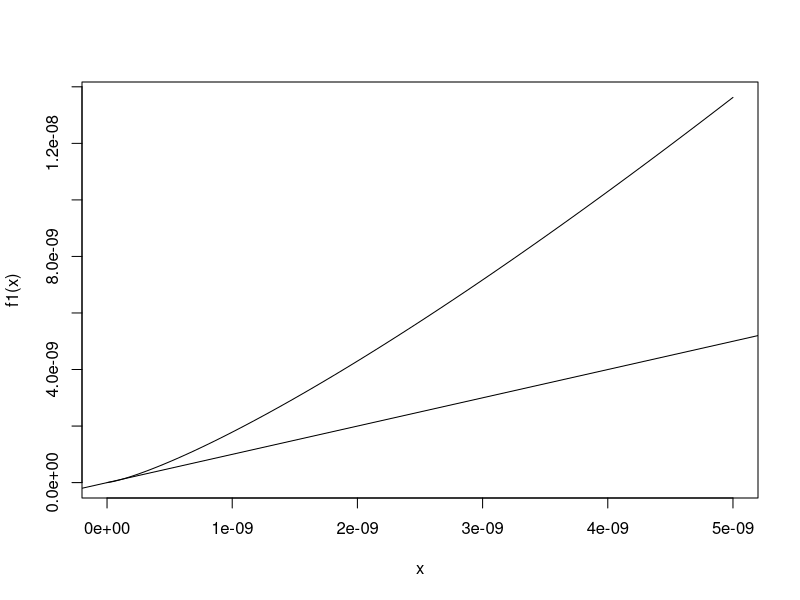
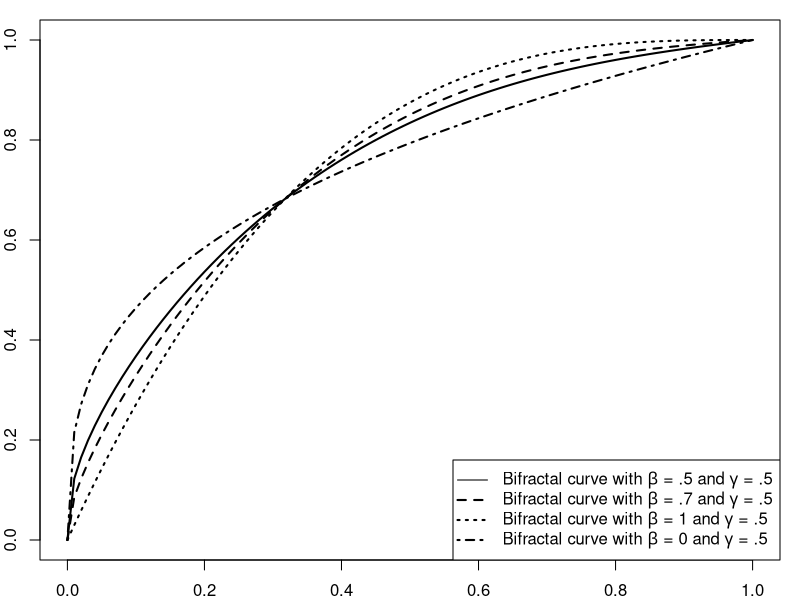
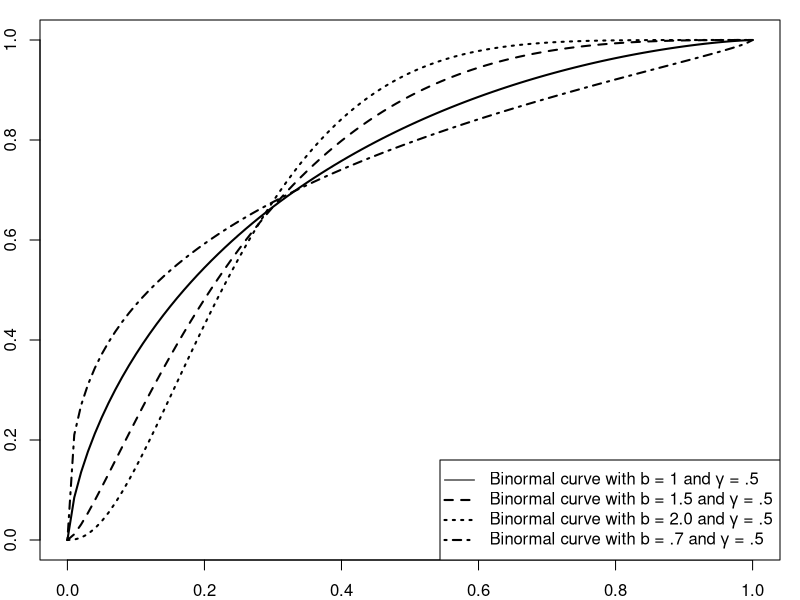
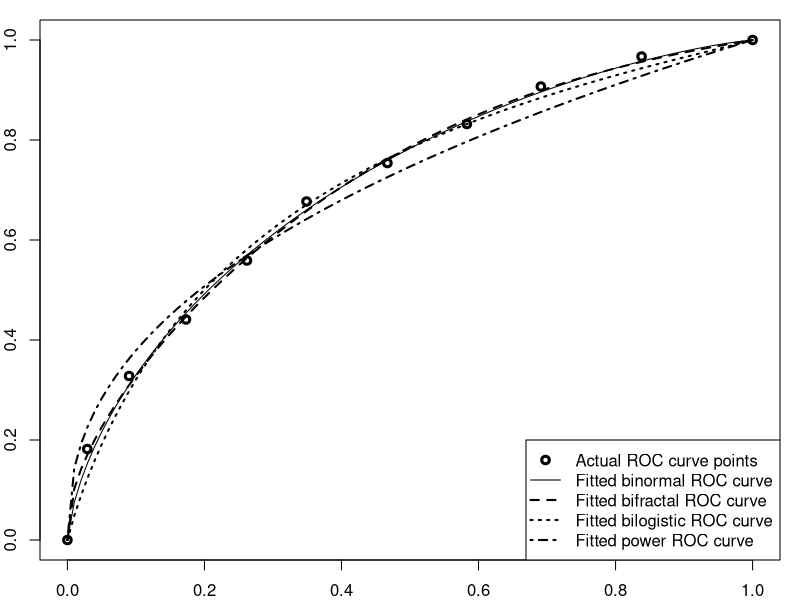
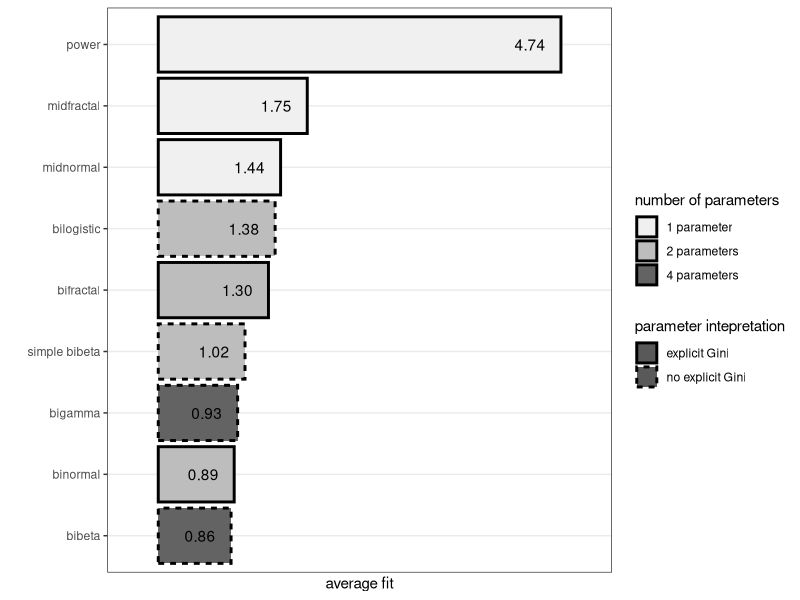
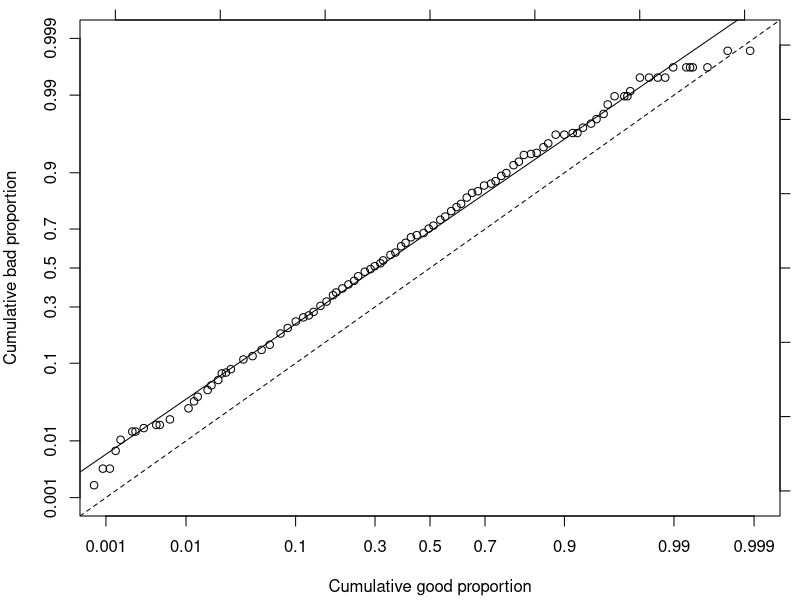
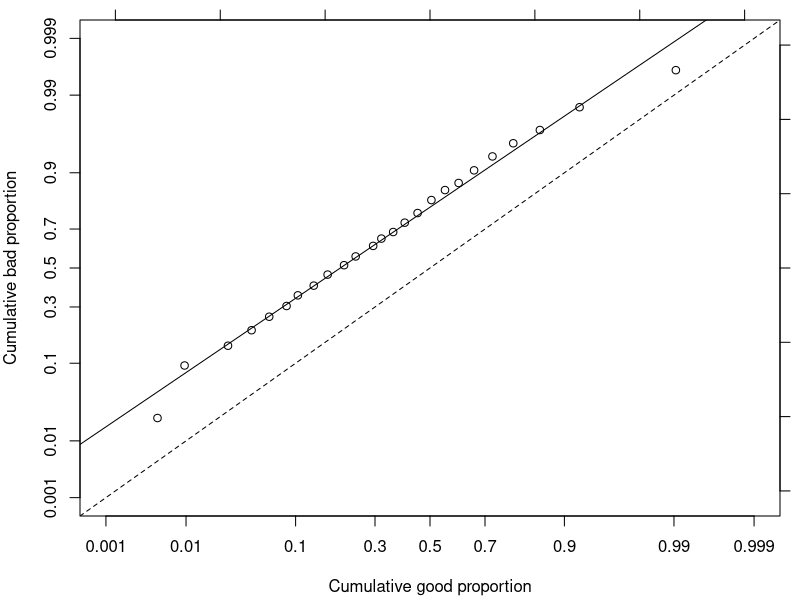
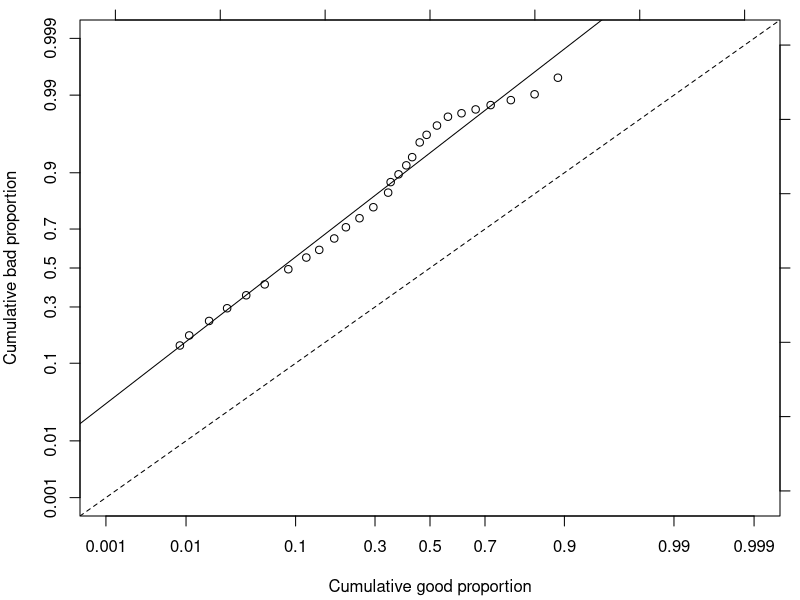

Generate these figures, in order, with R:
library(ggplot2)
library(ggthemes)
library(gtools)
library("RColorBrewer")
save_figures_flag=TRUE


### ROC curve models

#Bibeta function
FuncBibeta<-function(x, aG, bG, aB, bB){pbeta(qbeta(x,aG,bG),aB,bB)}

#Simplified bibeta function
FuncSBibeta<-function(x, aG, bB){1-(1-x^(1/aG))^bB}

#Bigamma function
FuncBigamma<-function(x, a1, b1, a2, b2){pgamma(qgamma(x,a1,b1),a2,b2)}

#Reformulated binormal function
FuncBinormal<-function(x,b,gamm){pnorm(qnorm((gamm+1)/2)*sqrt(1+b^2)+b*qnorm(x))}

#Bilogistic function
FuncBilogistic<-function(x, a0, a1){1/(1+exp(a1*log(1/x-1)-a0))}

#Power function
FuncPower<-function(x,g){x^((1-g)/(1+g))}

#Bifractal function
FuncBifractal <- function(x,beta,gamm){ (1-beta)*x^((1-gamm)/(1+gamm))+beta*(1-(1-x)^((1+gamm)/(1-gamm)))}

#Midfractal function
FuncMidfractal<-function(x,g){FuncBifractal(x,0.5,g)}

#Midnormal function
FuncMidnormal<-function(x,g){pnorm(qnorm((g+1)/2)*sqrt(2)+qnorm(x))}

#### Data

#Berg 
#https://academic.oup.com/rfs/article/33/7/2845/5568311

BergC_x<-c(0,0.014,0.028,0.044,0.067,0.084,0.11,0.13,0.148,0.174,0.208,0.236,0.262,0.282,0.303,0.321,0.349,0.372,0.392,0.416,0.443,0.469,0.512,0.556,0.591,0.644,0.694,0.745,0.808,0.861,0.895,0.942,0.97,1)
BergC_y<-c(0,0.066,0.111,0.163,0.216,0.249,0.311,0.348,0.384,0.426,0.465,0.5,0.522,0.545,0.571,0.588,0.625,0.649,0.666,0.685,0.706,0.721,0.749,0.78,0.81,0.841,0.867,0.891,0.92,0.941,0.955,0.978,0.988,1)

BergF_x<-c(0,0.016,0.029,0.053,0.084,0.103,0.166,0.251,0.288,0.326,0.367,0.447,0.502,0.588,0.651,0.735,0.844,0.9,0.936,1)
BergF_y<-c(0,0.14,0.204,0.292,0.367,0.403,0.503,0.606,0.631,0.67,0.708,0.76,0.803,0.844,0.882,0.92,0.964,0.976,0.99,1)

#Conolly, 2015, curve I
Conolly_I_x<-c(0, 0.0522522522522522, 0.106306306306306, 0.198198198198198, 0.254054054054054, 0.349549549549549, 0.463063063063063, 0.56036036036036, 0.679279279279279, 0.821621621621621, 1)
Conolly_I_y<-c(0, 0.158433734939758, 0.290361445783132, 0.456626506024096, 0.545180722891565, 0.644578313253011, 0.731325301204818, 0.828915662650601, 0.906626506024095, 0.966265060240963, 1)

#Conolly, 2015, curve II
Conolly_II_x<-c(0, 0.0612612612612612, 0.127927927927927, 0.209009009009009, 0.30990990990991, 0.401801801801802, 0.513513513513513, 0.607207207207207, 0.726126126126126, 0.855855855855856, 1)
Conolly_II_y<-c(0, 0.127710843373493, 0.277710843373493, 0.39156626506024, 0.490963855421686, 0.59578313253012, 0.689759036144577, 0.767469879518071, 0.859638554216866, 0.93012048192771, 1)

#Jennings, 2017
Jennings_x<-c(0, 0.0518404907975459, 0.101533742331288, 0.152147239263803, 0.199999999999999, 0.251533742331288, 0.303987730061349, 0.351840490797546, 0.399693251533742, 0.453987730061349, 0.502760736196319, 0.554294478527607, 0.599386503067484, 0.650920245398773, 0.709815950920245, 0.75122699386503, 0.805521472392638, 0.851533742331288, 0.902147239263803, 0.949079754601227, 1)
Jennings_y<-c(0, 0.257337883959044, 0.390443686006826, 0.490784982935153, 0.570648464163822, 0.642320819112628, 0.699658703071672, 0.746757679180887, 0.787713310580204, 0.82457337883959, 0.855290102389078, 0.879863481228669, 0.900341296928328, 0.920819112627986, 0.941296928327645, 0.951535836177474, 0.967918088737201, 0.978156996587031, 0.98839590443686, 0.994539249146758, 1)

#Hahm & Lee
HahmA_x<-c(0, 0, 0, 0.001, 0.003, 0.007, 0.014, 0.031, 0.074, 0.135, 0.257, 0.648, 0.918, 0.997, 1)
HahmA_y<-c(0, 0.003, 0.016, 0.049, 0.097, 0.178, 0.291, 0.414, 0.576, 0.689, 0.790, 0.945, 0.993, 1, 1)

HahmB_x<-c(0, 0, 0, 0, 0, 0.002, 0.0067, 0.015, 0.035, 0.073, 0.138, 0.268, 0.528, 0.735, 0.953, 0.997, 1)
HahmB_y<-c(0, 0, 0.001, 0.009, 0.036, 0.092, 0.184, 0.305, 0.438, 0.584, 0.720, 0.845, 0.947, 0.983, 0.998, 1, 1)

#Iyer https://www.nber.org/system/files/working_papers/w15242/w15242.pdf
Iyer_x<-c(0,0.013,0.045,0.079,0.115,0.188,0.255,0.309,0.353,0.404,0.44,0.479,0.518,0.565,0.622,0.672,0.728,0.779,0.828,0.878,0.934,1)
Iyer_y<-c(0,0.079,0.191,0.303,0.398,0.528,0.618,0.685,0.721,0.769,0.807,0.829,0.856,0.89,0.917,0.933,0.955,0.971,0.982,0.991,0.996,1)


# Řezáč & Řezáč, 2011
Rezac_x<-c(0, 0.0787195044874226, 0.168284666919479, 0.265630135254709, 0.365845025913285, 0.466198963468588, 0.569681456200227, 0.674668183541904, 0.781885981544685, 0.890766021994691, 1) 
Rezac_y<-c(0, 0.280469503698146, 0.468967735019831, 0.588969878872334, 0.689677350198306, 0.786686675956694, 0.857165826991103, 0.914889055632972, 0.953639189623754, 0.978347089720227, 1) 

RezacB_x<-c(0, 0.00468032, 0.00963357, 0.0270328, 0.0444337, 0.0626033, 0.0856843, 0.103838, 0.133772, 0.164513, 0.206242, 0.239203, 0.29389, 0.321474, 0.362724, 0.404795, 0.452942, 0.505316, 0.556843, 0.607544, 0.662868, 0.724255, 0.786363, 0.852627, 0.923084, 0.99047, 1) 
RezacB_y<-c(0, 0.0217549, 0.0947614, 0.147811, 0.201159, 0.255997, 0.30458, 0.356439, 0.406218, 0.464639, 0.515022, 0.561823, 0.616981, 0.653946, 0.685854, 0.729085, 0.770234, 0.819729, 0.852835, 0.873723, 0.905639, 0.933388, 0.953389, 0.968327, 0.984757, 0.996121, 1) 

#Wojcicki & Migut
Wojcicki_x<-c(0, 0.00180075, 0.0103416, 0.0236013, 0.0394678, 0.0582724, 0.0862182, 0.125754, 0.159735, 0.200729, 0.256747, 0.303452, 0.35555, 0.413357, 0.464957, 0.514596, 0.565211, 0.618765, 0.674278, 0.729626, 0.788731, 0.847508, 0.914449, 1) 
Wojcicki_y<-c(0, 0.0148117, 0.171101, 0.279015, 0.370014, 0.45917, 0.543327, 0.620904, 0.68974, 0.732154, 0.7873, 0.82259, 0.871643, 0.905376, 0.931954, 0.950065, 0.959189, 0.968056, 0.976135, 0.979454, 0.988072, 0.992458, 0.999774, 1) 

#Tobback & Martens, 2017
Tobback_x<-c(0, 0.00853731343283581, 0.0108412483039348, 0.0175902306648574, 0.0265210312075983, 0.0398398914518317, 0.0574979647218452, 0.0883364993215739, 0.119109905020352, 0.145438263229308, 0.180559023066485, 0.211299864314789, 0.250719131614654, 0.294518317503392, 0.34488738127544, 0.353728629579376, 0.38216553595658, 0.410602442333785, 0.432477611940298, 0.460922659430122, 0.487137042062415, 0.526442333785617, 0.567921302578019, 0.618111261872456, 0.668301221166892, 0.718491180461329, 0.779590230664857, 0.840689280868385, 0.888705563093622, 1)
Tobback_y<-c(0, 0.148507462686567, 0.182089552238805, 0.238059701492537, 0.294029850746268, 0.356716417910447, 0.412686567164179, 0.493283582089552, 0.555970149253731, 0.596268656716418, 0.654477611940298, 0.70820895522388, 0.748507462686567, 0.793283582089552, 0.844776119402985, 0.876119402985074, 0.896268656716418, 0.916417910447761, 0.932089552238806, 0.954477611940298, 0.963432835820895, 0.972388059701492, 0.97910447761194, 0.98134328358209, 0.983582089552239, 0.985820895522388, 0.988059701492537, 0.990298507462687, 0.994776119402985, 1)

#ModelA1
A1_x<-c(0, 0.000679655641141822, 0.000906207521522429, 0.00113275940190304, 0.00135931128228364, 0.00158586316266425, 0.00226551880380607, 0.00249207068418668, 0.0031717263253285, 0.00453103760761214, 0.00498414136837336, 0.00657000453103761, 0.0106479383778885, 0.0122338015405528, 0.0133665609424558, 0.0169913910285455, 0.0185772541912098, 0.0217489805165383, 0.0235613955595831, 0.0258269143633892, 0.0287720888083371, 0.0376076121431808, 0.0453103760761214, 0.0541458994109651, 0.0632079746261894, 0.0770276393294064, 0.0874490258269144, 0.100362483008609, 0.113502492070684, 0.123923878568192, 0.133439057544178, 0.148164929768917, 0.161984594472134, 0.177616674218396, 0.185319438151337, 0.201857725419121, 0.218396012686905, 0.234707748074309, 0.246714997734481, 0.267104666968736, 0.285228817399184, 0.299048482102401, 0.318078840054372, 0.327820570910739, 0.353194381513367, 0.370865428183054, 0.391481649297689, 0.407793384685093, 0.427956502038967, 0.449705482555505, 0.475758948799275, 0.495015858631627, 0.513140009062075, 0.539193475305845, 0.557544177616674, 0.580199365654735, 0.599909379247848, 0.616447666515632, 0.637063887630267, 0.655867693701858, 0.676030811055732, 0.697100135931128, 0.719755323969189, 0.734254644313548, 0.751699139102855, 0.766651563207975, 0.78726778432261, 0.801540552786588, 0.814680561848663, 0.832351608518351, 0.845491617580426, 0.860444041685546, 0.870185772541912, 0.884685092886271, 0.899864068871772, 0.913230629814227, 0.920027186225646, 0.927729950158586, 0.937698232895333, 0.943815133665609, 0.951064793837789, 0.954916175804259, 0.960806524694155, 0.968056184866334, 0.97009515178976, 0.971907566832805, 0.977344811961939, 0.981649297689171, 0.98504757589488, 0.987539646579067, 0.989805165382873, 0.992750339827821, 0.993429995468962, 0.993883099229724, 0.995922066153149, 0.997734481196194, 0.998867240598097, 0.999093792478478, 0.999546896239239, 0.999773448119619, 1)
A1_y<-c(0, 0.00173310225303293, 0.00346620450606586, 0.00346620450606586, 0.00693240901213172, 0.0103986135181976, 0.0138648180242634, 0.0138648180242634, 0.0155979202772964, 0.0173310225303293, 0.0173310225303293, 0.0207972270363951, 0.0294627383015598, 0.0363951473136915, 0.0415944540727903, 0.0502599653379549, 0.0571923743500867, 0.0658578856152513, 0.0779896013864818, 0.0797227036395147, 0.0866551126516465, 0.109185441941075, 0.117850953206239, 0.135181975736568, 0.150779896013865, 0.188908145580589, 0.209705372616984, 0.235701906412478, 0.253032928942808, 0.261698440207972, 0.277296360485269, 0.305025996533795, 0.325823223570191, 0.357019064124783, 0.370883882149047, 0.391681109185442, 0.412478336221837, 0.431542461005199, 0.45580589254766, 0.480069324090121, 0.493934142114385, 0.509532062391681, 0.525129982668977, 0.540727902946274, 0.570190641247834, 0.582322357019064, 0.61525129982669, 0.632582322357019, 0.660311958405546, 0.670710571923744, 0.681109185441941, 0.701906412478336, 0.7157712305026, 0.741767764298094, 0.755632582322357, 0.778162911611785, 0.793760831889081, 0.805892547660312, 0.82842287694974, 0.844020797227036, 0.849220103986135, 0.866551126516464, 0.871750433275563, 0.878682842287695, 0.892547660311958, 0.89948006932409, 0.916811091854419, 0.923743500866551, 0.935875216637782, 0.937608318890815, 0.939341421143847, 0.948006932409012, 0.953206239168111, 0.963604852686308, 0.963604852686308, 0.965337954939341, 0.965337954939341, 0.97053726169844, 0.974003466204506, 0.977469670710572, 0.980935875216638, 0.986135181975737, 0.989601386481802, 0.989601386481802, 0.989601386481802, 0.991334488734835, 0.994800693240901, 0.994800693240901, 0.994800693240901, 0.994800693240901, 0.996533795493934, 0.996533795493934, 0.996533795493934, 0.996533795493934, 0.996533795493934, 0.998266897746967, 0.998266897746967, 1, 1, 1, 1)

#ModelA2
A2_y<-c(0, 0.0015017833677492, 0.00168950628871785, 0.00206495213065515, 0.00281584381452975, 0.0030035667354984, 0.00319128965646705, 0.0033790125774357, 0.00412990426131031, 0.00431762718227896, 0.00450535010324761, 0.00525624178712221, 0.00544396470809086, 0.00563168762905951, 0.00694574807584006, 0.00713347099680871, 0.00750891683874601, 0.00807208560165196, 0.00825980852262061, 0.00863525436455791, 0.00938614604843251, 0.00994931481133846, 0.0108879294161817, 0.0116388211000563, 0.011826544021025, 0.0135160503097428, 0.0152055565984607, 0.0161441712033039, 0.0168950628871785, 0.0176459545710531, 0.0182091233339591, 0.019335460859771, 0.0197109067017083, 0.0200863525436456, 0.0208372442275202, 0.0210249671484888, 0.0229021963581753, 0.0232776422001126, 0.0244039797259245, 0.0255303172517364, 0.0264689318565797, 0.0272198235404543, 0.0274075464614229, 0.0289093298291721, 0.0298479444340154, 0.0309742819598273, 0.0326637882485451, 0.0339778486953257, 0.0352919091421063, 0.0360428008259809, 0.038107752956636, 0.0399849821663225, 0.0405481509292285, 0.0428008259808523, 0.0435517176647269, 0.0465552844002253, 0.0471184531631312, 0.049371128214755, 0.0504974657405669, 0.0523746949502534, 0.0540642012389713, 0.0555659846067205, 0.0583818284212502, 0.0600713347099681, 0.0613853951567486, 0.0638257931293411, 0.064952130655153, 0.06814342031162, 0.0711469870471185, 0.0745259996245542, 0.0769663975971466, 0.0790313497278018, 0.0820349164633002, 0.0833489769100807, 0.0859770978036418, 0.0886052186972029, 0.0914210625117327, 0.0938614604843251, 0.0976159189036981, 0.101182654402103, 0.105875727426319, 0.107752956636005, 0.110944246292472, 0.113947813027971, 0.117702271447344, 0.120330392340905, 0.123897127839309, 0.126712971653839, 0.129528815468369, 0.134409611413554, 
        0.137600901070021, 0.141167636568425, 0.143983480382955, 0.148113384644265, 0.153181903510419, 0.15712408485076, 0.160503097428196, 0.16275577247982, 0.16688567674113, 0.170452412239534, 0.173268256054064, 0.176084099868594, 0.179087666604092, 0.181528064576685, 0.185470245917026, 0.190351041862211, 0.195607283649334, 0.199924910831613, 0.204993429697766, 0.209123333959076, 0.213816406983293, 0.219823540454289, 0.224892059320443, 0.229209686502722, 0.23502909705275, 0.240097615918904, 0.246855641073775, 0.253050497465741, 0.260371691383518, 0.266941993617421, 0.272385958325512, 0.279894875164258, 0.283086164820725, 0.286652900319129, 0.291158250422377, 0.29622676928853, 0.30035667354984, 0.304298854890182, 0.309555096677304, 0.313685000938615, 0.320630749014455, 0.325699267880608, 0.331143232588699, 0.33790125774357, 0.343157499530693, 0.349164633001689, 0.353482260183968, 0.361178899943683, 0.365684250046931, 0.37131593767599, 0.375633564858269, 0.379388023277642, 0.384831987985733, 0.391214567298667, 0.396470809085789, 0.402853388398723, 0.409611413553595, 0.414867655340717, 0.421250234653651, 0.428195982729491, 0.434015393279519, 0.441712033039234, 0.447719166510231, 0.452412239534447, 0.458794818847381, 0.463300168950629, 0.467993241974845, 0.475126712971654, 0.481509292284588, 0.489769100807209, 0.49371128214755, 0.501783367749202, 0.506100994931481, 0.513985357612164, 0.519992491083161, 0.525811901633189, 0.532006758025155, 0.535385770602591, 0.541392904073587, 0.54664914586071, 0.552656279331706, 0.559789750328515, 0.5646705462737, 0.574619861085038, 0.580063825793129, 0.588699080157687, 0.594330767786747, 0.600713347099681, 0.608785432701333, 0.61329078280458, 0.619297916275577, 0.621550591327201, 0.629247231086916, 0.635442087478881, 0.639571991740192, 0.64952130655153, 0.654402102496715, 0.661160127651586, 0.667167261122583, 0.672986671672611, 0.679744696827483, 
        0.685376384456542, 0.693073024216257, 0.698329266003379, 0.706589074526, 0.711469870471184, 0.718040172705087, 0.722545522808335, 0.726487704148677, 0.736061573118078, 0.740379200300357, 0.74544771916651, 0.75239346724235, 0.758212877792378, 0.76628496339403, 0.772667542706964, 0.779050122019899, 0.783555472123146, 0.788436268068331, 0.79556973906514, 0.798573305800638, 0.804955885113572, 0.807584006007133, 0.81359113947813, 0.818659658344284, 0.822601839684626, 0.824854514736249, 0.829359864839497, 0.835742444152431, 0.837995119204055, 0.842500469307302, 0.846818096489581, 0.850760277829923, 0.855077905012202, 0.857330580063826, 0.862586821850948, 0.865590388586446, 0.869720292847757, 0.874225642951004, 0.878355547212315, 0.884925849446217, 0.888868030786559, 0.892997935047869, 0.896752393467242, 0.902196358175333, 0.904261310305988, 0.905763093673738, 0.907828045804393, 0.909705275014079, 0.913459733433452, 0.915900131406045, 0.917589637694763, 0.919654589825418, 0.923033602402853, 0.927538952506101, 0.932419748451286, 0.935047869344847, 0.938051436080345, 0.940116388211001, 0.942744509104562, 0.945372629998123, 0.949127088417496, 0.950253425943308, 0.951567486390088, 0.951942932232026, 0.952130655152994, 0.953444715599775, 0.954195607283649, 0.954758776046555, 0.956260559414304, 0.957574619861085, 0.958888680307866, 0.960015017833677, 0.961141355359489, 0.962079969964333, 0.96245541580627, 0.963206307490145, 0.963394030411113, 0.963769476253051, 0.965458982541768, 0.966022151304674, 0.967336211751455, 0.968274826356298, 0.969588886803079, 0.970339778486953, 0.971090670170828, 0.971841561854702, 0.972404730617608, 0.97353106814342, 0.974094236906326, 0.974845128590201, 0.976159189036981, 0.976722357799887, 0.977285526562793, 0.977660972404731, 0.978036418246668, 0.978224141167637, 0.978787309930543, 0.978975032851511, 0.97916275577248, 0.98047681621926, 0.980664539140229, 
        0.981603153745072, 0.982166322507978, 0.982166322507978, 0.982917214191853, 0.983104937112821, 0.984231274638633, 0.984418997559602, 0.985545335085414, 0.985920780927351, 0.986671672611226, 0.987610287216069, 0.987985733058006, 0.988173455978975, 0.988736624741881, 0.989299793504787, 0.989675239346724, 0.989862962267693, 0.989862962267693, 0.990613853951568, 0.990801576872536, 0.991177022714473, 0.991364745635442, 0.991552468556411, 0.991740191477379, 0.991927914398348, 0.992491083161254, 0.99305425192416, 0.993617420687066, 0.993992866529003, 0.994180589449972, 0.99436831237094, 0.994743758212878, 0.994931481133846, 0.995682372817721, 0.995682372817721, 0.99587009573869, 0.996433264501596, 0.996433264501596, 0.996620987422564, 0.996808710343533, 0.996996433264502, 0.99718415618547, 0.997371879106439, 0.997559602027408, 1)
A2_x<-c(0, 0.00141843971631206, 0.00141843971631206, 0.00141843971631206, 0.00141843971631206, 0.00141843971631206, 0.00141843971631206, 0.00141843971631206, 0.00141843971631206, 0.00141843971631206, 0.00141843971631206, 0.00141843971631206, 0.00141843971631206, 0.00141843971631206, 0.00141843971631206, 0.00141843971631206, 0.00141843971631206, 0.00141843971631206, 0.00141843971631206, 0.00141843971631206, 0.00141843971631206, 0.00141843971631206, 0.00141843971631206, 0.00141843971631206, 0.00141843971631206, 0.00141843971631206, 0.00141843971631206, 0.00141843971631206, 0.00141843971631206, 0.00141843971631206, 0.00141843971631206, 0.00141843971631206, 0.00141843971631206, 0.00141843971631206, 0.00141843971631206, 0.00141843971631206, 0.00283687943262411, 0.00283687943262411, 0.00283687943262411, 0.00283687943262411, 0.00283687943262411, 0.00283687943262411, 0.00283687943262411, 0.00283687943262411, 0.00283687943262411, 0.00425531914893617, 0.00567375886524823, 0.00567375886524823, 0.00567375886524823, 0.00709219858156028,         0.00709219858156028, 0.00709219858156028, 0.00709219858156028, 0.00709219858156028, 0.00709219858156028, 0.0113475177304965, 0.0113475177304965, 0.0113475177304965, 0.0141843971631206, 0.0141843971631206, 0.0156028368794326, 0.0184397163120567, 0.0198581560283688, 0.0198581560283688, 0.0198581560283688, 0.0198581560283688, 0.0198581560283688, 0.0198581560283688, 0.0198581560283688, 0.0198581560283688, 0.0212765957446809, 0.0226950354609929, 0.0226950354609929, 0.0226950354609929, 0.024113475177305, 0.024113475177305, 0.024113475177305, 0.025531914893617, 0.0269503546099291, 0.0283687943262411, 0.0283687943262411, 0.0283687943262411, 0.0297872340425532, 0.0297872340425532, 0.0312056737588652, 0.0312056737588652, 0.0326241134751773, 0.0354609929078014, 0.0368794326241135, 0.0411347517730496, 0.0411347517730496, 0.0425531914893617, 
        0.0468085106382979, 0.0468085106382979, 0.0468085106382979, 0.049645390070922, 0.0524822695035461, 0.0553191489361702, 0.0553191489361702, 0.0581560283687943, 0.0609929078014184, 0.0609929078014184, 0.0624113475177305, 0.0652482269503546, 0.0652482269503546, 0.0652482269503546, 0.0652482269503546, 0.0709219858156028, 0.0723404255319149, 0.0765957446808511, 0.0794326241134752, 0.0808510638297872, 0.0822695035460993, 0.0865248226950355, 0.0879432624113475, 0.0893617021276596, 0.0950354609929078, 0.0950354609929078, 0.0978723404255319, 0.100709219858156, 0.104964539007092, 0.109219858156028, 0.109219858156028, 0.11063829787234, 0.11063829787234, 0.114893617021277, 0.119148936170213, 0.121985815602837, 0.121985815602837, 0.127659574468085, 0.134751773049645, 0.13758865248227, 0.140425531914894, 0.141843971631206, 0.15177304964539, 0.15177304964539, 0.154609929078014, 0.160283687943262, 0.163120567375887, 0.164539007092199, 0.168794326241135, 0.173049645390071, 0.175886524822695, 0.178723404255319, 0.185815602836879, 0.191489361702128, 0.197163120567376, 0.204255319148936, 0.205673758865248, 0.211347517730496, 0.215602836879433, 0.218439716312057, 0.228368794326241, 0.236879432624113, 0.242553191489362, 0.249645390070922, 0.25531914893617, 0.259574468085106, 0.263829787234043, 0.269503546099291, 0.275177304964539, 0.280851063829787, 0.282269503546099, 0.286524822695035, 0.292198581560284, 0.299290780141844, 0.300709219858156, 0.302127659574468, 0.312056737588652, 0.319148936170213, 0.321985815602837, 0.330496453900709, 0.333333333333333, 0.334751773049645, 0.336170212765957, 0.339007092198582, 0.347517730496454, 0.353191489361702, 0.361702127659574, 0.365957446808511, 0.368794326241135, 0.373049645390071, 0.375886524822695, 0.385815602836879, 0.391489361702128, 0.401418439716312, 0.40709219858156, 0.417021276595745, 0.425531914893617, 0.439716312056738, 0.443971631205674, 
        0.446808510638298, 0.452482269503546, 0.466666666666667, 0.476595744680851, 0.485106382978723, 0.486524822695035, 0.493617021276596, 0.495035460992908, 0.509219858156028, 0.516312056737589, 0.519148936170213, 0.526241134751773, 0.531914893617021, 0.54468085106383, 0.554609929078014, 0.560283687943262, 0.564539007092199, 0.575886524822695, 0.577304964539007, 0.580141843971631, 0.588652482269504, 0.597163120567376, 0.602836879432624, 0.612765957446809, 0.621276595744681, 0.632624113475177, 0.638297872340426, 0.642553191489362, 0.651063829787234, 0.660992907801418, 0.670921985815603, 0.678014184397163, 0.683687943262411, 0.692198581560284, 0.709219858156028, 0.714893617021277, 0.723404255319149, 0.726241134751773, 0.730496453900709, 0.740425531914894, 0.746099290780142, 0.750354609929078, 0.753191489361702, 0.761702127659574, 0.771631205673759, 0.777304964539007, 0.780141843971631, 0.782978723404255, 0.785815602836879, 0.79290780141844, 0.797163120567376, 0.80709219858156, 0.814184397163121, 0.818439716312057, 0.834042553191489, 0.835460992907801, 0.84113475177305, 0.845390070921986, 0.851063829787234, 0.859574468085106, 0.870921985815603, 0.872340425531915, 0.872340425531915, 0.873758865248227, 0.876595744680851, 0.880851063829787, 0.882269503546099, 0.883687943262411, 0.890780141843972, 0.890780141843972, 0.89645390070922, 0.897872340425532, 0.899290780141844, 0.900709219858156, 0.900709219858156, 0.900709219858156, 0.906382978723404, 0.91063829787234, 0.912056737588652, 0.913475177304965, 0.914893617021277, 0.916312056737589, 0.916312056737589, 0.920567375886525, 0.923404255319149, 0.924822695035461, 0.924822695035461, 0.933333333333333, 0.933333333333333, 0.933333333333333, 0.934751773049645, 0.934751773049645, 0.936170212765957, 0.936170212765957, 0.941843971631206, 0.941843971631206, 0.943262411347518, 0.946099290780142, 0.946099290780142, 0.948936170212766, 
        0.948936170212766, 0.950354609929078, 0.950354609929078, 0.953191489361702, 0.956028368794326, 0.956028368794326, 0.956028368794326, 0.956028368794326, 0.956028368794326, 0.957446808510638, 0.95886524822695, 0.964539007092199, 0.967375886524823, 0.970212765957447, 0.971631205673759, 0.971631205673759, 0.971631205673759, 0.973049645390071, 0.974468085106383, 0.974468085106383, 0.978723404255319, 0.978723404255319, 0.978723404255319, 0.981560283687943, 0.981560283687943, 0.982978723404255, 0.982978723404255, 0.984397163120567, 0.985815602836879, 0.985815602836879, 0.987234042553191, 0.987234042553191, 0.987234042553191, 0.987234042553191, 0.988652482269504, 0.990070921985816, 0.991489361702128, 0.99290780141844, 0.994326241134752, 0.995744680851064, 0.995744680851064, 0.998581560283688, 0.998581560283688, 0.998581560283688, 0.998581560283688, 1)

#ModelB1
B1_x<-c(0, 0.00199236260999502, 0.00249045326249377, 0.00282251369749294, 0.00315457413249211, 
        0.00365266478499087, 0.00398472521999004, 0.00415075543748962, 0.00464884608998838, 
        0.00514693674248713, 0.00630914826498423, 0.00680723891748298, 0.00713929935248215, 
        0.00730532956998174, 0.00813548065747966, 0.00929769217997676, 0.0102938734849743, 
        0.0112900547899718, 0.0129503569649676, 0.0149427195749626, 0.0159389008799602, 
        0.0169350821849577, 0.0177652332724556, 0.0189274447949527, 0.0192595052299519, 
        0.0207537771874481, 0.0222480491449444, 0.0288892578449278, 0.0313797111074215, 
        0.0320438319774199, 0.0347003154574132, 0.0355304665449112, 0.0365266478499087, 
        0.0380209198074049, 0.039183131329902, 0.0421716752448946, 0.0438319774198904, 
        0.0448281587248879, 0.0456583098123859, 0.0473186119873817, 0.0484808235098788, 
        0.050805246554873, 0.0537937904698655, 0.054789971774863, 0.0564502739498589, 
        0.0577785156898556, 0.0597708782998506, 0.0610991200398473, 0.0622613315623443, 
        0.0639216337373402, 0.0667441474348331, 0.0698987215673253, 0.0722231446123194, 
        0.0737174165698157, 0.0755437489623111, 0.0775361115723062, 0.0881620454922796, 
        0.0909845591897725, 0.0926448613647684, 0.0946372239747634, 0.105595218329736, 
        0.114062759422215, 0.115224970944712, 0.118213514859704, 0.121368088992197, 
        0.12419060268969, 0.12784326747468, 0.130499750954674, 0.132658143782168, 0.134318445957164, 
        0.140959654657148, 0.143616138137141, 0.146604682052133, 0.149427195749626, 0.154740162709613, 
        0.157894736842105, 0.162377552714594, 0.167690519674581, 0.171177154242072, 0.175161879462062, 
        0.18811223642703, 0.19591565664951, 0.200730532956998, 0.209198074049477, 0.213348829486967, 
        0.216835464054458, 0.230449941889424, 0.234102606674415, 0.25585256516686, 0.264486136476839, 
        0.269467043001826, 0.275610161049311, 0.285738004316786, 0.302507056284244, 0.306823841939233, 
        0.312800929769218, 0.317781836294206, 0.322264652166694, 0.326581437821684, 0.336543250871659, 
        0.341856217831645, 0.347667275444131, 0.357297028059107, 0.364768387846588, 0.374896231114063, 
        0.380873318944048, 0.384692013946538, 0.391333222646522, 0.399468703304001, 0.407272123526482, 
        0.413415241573966, 0.417898057446455, 0.423044994188942, 0.42785987049643, 0.432674746803918, 
        0.439315955503902, 0.445293043333887, 0.465548729868836, 0.470529636393824, 0.476506724223809, 
        0.481985721401295, 0.488792960318778, 0.494604017931264, 0.516686036858708, 0.537771874481156, 
        0.543416901876141, 0.548895899053628, 0.566495102108584, 0.572970280591068, 0.578117217333555, 
        0.588411090818529, 0.609995019093475, 0.61613813714096, 0.632741158890918, 0.64403121368089, 
        0.64818196911838, 0.68819525153578, 0.697825004150755, 0.760750456583098, 0.764901212020588, 
        0.798771376390503, 0.81205379379047, 0.81587248879296, 0.823509878797941, 0.881786485140296, 
        0.906691017765233, 0.993192761082517, 1)
B1_y<-c(0, 0.0285714285714286, 0.0357142857142857, 0.0428571428571429, 0.0571428571428571, 
        0.0642857142857143, 0.0678571428571429, 0.0714285714285714, 0.0785714285714286, 
        0.0821428571428571, 0.0928571428571429, 0.0964285714285714, 0.1, 0.114285714285714, 
        0.132142857142857, 0.135714285714286, 0.139285714285714, 0.146428571428571, 0.153571428571429,
        0.164285714285714, 0.167857142857143, 0.171428571428571, 0.178571428571429, 0.189285714285714, 
        0.196428571428571, 0.203571428571429, 0.210714285714286, 0.214285714285714, 0.225, 
        0.228571428571429, 0.239285714285714, 0.242857142857143, 0.25, 0.257142857142857, 
        0.260714285714286, 0.264285714285714, 0.267857142857143, 0.278571428571429, 0.282142857142857, 
        0.285714285714286, 0.3, 0.310714285714286, 0.317857142857143, 0.328571428571429, 0.339285714285714,
        0.342857142857143, 0.353571428571429, 0.367857142857143, 0.375, 0.378571428571429, 
        0.382142857142857, 0.385714285714286, 0.392857142857143, 0.396428571428571, 
        0.407142857142857, 0.417857142857143, 0.428571428571429, 0.432142857142857, 0.442857142857143, 
        0.45, 0.464285714285714, 0.475, 0.482142857142857, 0.485714285714286, 0.489285714285714, 
        0.492857142857143, 0.5, 0.507142857142857, 0.514285714285714, 0.521428571428571, 0.525, 
        0.528571428571429, 0.539285714285714, 0.542857142857143, 0.55, 0.560714285714286, 
        0.564285714285714, 0.578571428571429, 0.582142857142857, 0.6, 0.607142857142857, 
        0.617857142857143, 0.628571428571429, 0.635714285714286, 0.646428571428571, 0.660714285714286, 
        0.667857142857143, 0.671428571428571, 0.682142857142857, 0.689285714285714, 0.692857142857143, 
        0.696428571428571, 0.703571428571429, 0.714285714285714, 0.721428571428571, 0.728571428571429, 
        0.732142857142857, 0.739285714285714, 0.742857142857143, 0.75, 0.757142857142857, 
        0.760714285714286, 0.771428571428571, 0.775, 0.782142857142857, 0.789285714285714, 
        0.796428571428571, 0.8, 0.803571428571429, 0.814285714285714, 0.817857142857143, 0.825,
        0.828571428571429, 0.839285714285714, 0.842857142857143, 0.846428571428571, 0.85, 
        0.857142857142857, 0.864285714285714, 0.867857142857143, 0.871428571428571, 0.875, 
        0.882142857142857, 0.885714285714286, 0.889285714285714, 0.896428571428571, 0.9, 
        0.907142857142857, 0.910714285714286, 0.925, 0.928571428571429, 0.932142857142857, 
        0.939285714285714, 0.942857142857143, 0.946428571428571, 0.95, 0.957142857142857, 
        0.967857142857143, 0.971428571428571, 0.975, 0.978571428571429, 0.982142857142857, 
        0.985714285714286, 0.989285714285714, 0.992857142857143, 0.996428571428571, 1, 1)

#ModelB2
B2_x<-c(0, 0.00228050171037628, 0.0136830102622577, 0.0171037628278221, 0.0182440136830103, 
        0.0228050171037628, 0.0273660205245154, 0.0307867730900798, 0.0364880273660205, 
        0.0387685290763968, 0.0444697833523375, 0.0456100342075257, 0.0478905359179019, 
        0.0490307867730901, 0.0501710376282782, 0.0547320410490308, 0.0570125427594071, 
        0.0638540478905359, 0.0672748004561003, 0.0695553021664766, 0.0718358038768529, 
        0.0741163055872292, 0.0775370581527936, 0.0843785632839225, 0.0877993158494869, 
        0.100342075256556, 0.101482326111745, 0.103762827822121, 0.114025085518814, 0.118586088939567, 
        0.119726339794755, 0.120866590649943, 0.124287343215507, 0.133409350057013, 0.134549600912201, 
        0.135689851767389, 0.137970353477765, 0.151653363740023, 0.163055872291904, 0.171037628278221, 
        0.173318129988597, 0.174458380843786, 0.183580387685291, 0.19612314709236, 0.197263397947548, 
        0.199543899657925, 0.205245153933865, 0.221208665906499, 0.269099201824401, 0.313568985176739, 
        0.31927023945268, 0.326111744583808, 0.329532497149373, 0.33751425313569, 0.343215507411631, 
        0.347776510832383, 0.354618015963512, 0.371721778791334, 0.378563283922463, 0.394526795895097, 
        0.40478905359179, 0.591790193842645, 0.706955530216648, 0.769669327251995, 0.818700114025085, 
        0.868871151653364, 1)

B2_y<-c(0, 0.078125, 0.171875, 0.1953125, 0.2109375, 0.2421875, 0.25, 0.265625, 0.2734375, 0.296875, 
        0.3125, 0.3203125, 0.3359375, 0.3671875, 0.390625, 0.40625, 0.421875, 0.4296875, 0.4375, 
        0.4609375, 0.4765625, 0.484375, 0.4921875, 0.515625, 0.5234375, 0.5390625, 0.546875, 
        0.5546875, 0.578125, 0.59375, 0.6015625, 0.609375, 0.6171875, 0.65625, 0.6640625, 0.671875, 
        0.6953125, 0.7265625, 0.7421875, 0.75, 0.7578125, 0.765625, 0.7734375, 0.796875, 0.8046875, 
        0.8125, 0.8203125, 0.828125, 0.84375, 0.8515625, 0.859375, 0.8671875, 0.875, 0.8828125, 
        0.890625, 0.8984375, 0.90625, 0.9140625, 0.921875, 0.9375, 0.953125, 0.96875, 0.9765625, 
        0.984375, 0.9921875, 1, 1)


#ModelB3
B3_x<-c(0, 0.00114025085518814, 0.00342075256556442, 0.015963511972634, 0.0182440136830103, 
        0.0285062713797035, 0.0330672748004561, 0.0353477765108324, 0.0364880273660205, 
        0.0456100342075257, 0.0490307867730901, 0.0524515393386545, 0.0570125427594071, 
        0.0581527936145952, 0.0604332953249715, 0.0638540478905359, 0.0695553021664766, 
        0.0718358038768529, 0.0820980615735462, 0.0855188141391106, 0.096921322690992, 
        0.118586088939567, 0.123147092360319, 0.133409350057013, 0.135689851767389, 
        0.139110604332953, 0.14139110604333, 0.143671607753706, 0.14709236031927, 0.152793614595211, 
        0.167616875712657, 0.193842645381984, 0.198403648802737, 0.204104903078677, 0.214367160775371, 
        0.233751425313569, 0.251995438996579, 0.255416191562144, 0.259977194982896, 0.269099201824401, 
        0.279361459521095, 0.285062713797035, 0.318129988597491, 0.31927023945268, 0.332953249714937, 
        0.345496009122007, 0.362599771949829, 0.369441277080958, 0.378563283922463, 0.38654503990878, 
        0.411630558722919, 0.4230330672748, 0.438996579247434, 0.446978335233751, 0.449258836944128, 
        0.456100342075257, 0.472063854047891, 0.498289623717218, 0.499429874572406, 0.514253135689852, 
        0.521094640820981, 0.55188141391106, 0.58266818700114, 0.632839224629418, 0.639680729760547, 
        0.648802736602052, 0.654503990877993, 0.671607753705815, 0.690992018244014, 0.725199543899658, 
        0.806157354618016, 0.841505131128848, 0.849486887115165, 0.890535917901938, 0.915621436716078, 1)

B3_y<-c(0, 0.03125, 0.078125, 0.171875, 0.1796875, 0.234375, 0.25, 0.265625, 0.28125, 0.3125, 
        0.328125, 0.3359375, 0.359375, 0.375, 0.3828125, 0.390625, 0.3984375, 0.4140625, 0.421875, 0.4609375, 
        0.4921875, 0.5, 0.5078125, 0.515625, 0.5234375, 0.53125, 0.5390625, 0.5546875, 0.5625, 0.5703125, 
        0.578125, 0.59375, 0.609375, 0.6171875, 0.625, 0.6328125, 0.640625, 0.6484375, 0.65625, 0.6640625, 
        0.671875, 0.6796875, 0.6953125, 0.703125, 0.7109375, 0.71875, 0.7265625, 0.734375, 0.7421875, 0.75, 
        0.7734375, 0.7890625, 0.796875, 0.8125, 0.8203125, 0.828125, 0.8359375, 0.84375, 0.859375, 0.8671875, 
        0.875, 0.890625, 0.8984375, 0.9140625, 0.921875, 0.9296875, 0.9375, 0.9453125, 0.953125, 0.9609375, 
        0.96875, 0.9765625, 0.984375, 0.9921875, 1, 1)

#ModelC1
C1_x<-c(0, 0.00117794879849223, 0.00753887231035024, 0.012721847023716, 0.0263075231663264, 0.0530862258520496, 0.0936861944400817, 0.140725616459871, 0.200565415423276, 0.276503847966075, 0.360844981938118, 0.445971415109157, 0.545625883461599, 0.645751531333438, 0.732370032982566, 0.811371132401445, 0.876550965918015, 0.92578922569499, 0.955944714936391, 0.975891314590859, 0.987984922255379, 0.996466153604523, 1)
C1_y<-c(0, 0.00507162558946525, 0.0336328854880327, 0.0581012545600142, 0.114067087819201, 0.195657976688317, 0.291751935225554, 0.386600231337308, 0.493638224041285, 0.592312483317021, 0.681911202064241, 0.75958715188184, 0.82872141649613, 0.884598273867782, 0.9249043509209, 0.954800249132485, 0.973485185514726, 0.987365423970104, 0.994483494972862, 0.9974196992615, 0.998576385799448, 0.999555120562328, 1)

#ModelD1
D1_x<-c(0, 0.029, 0.09, 0.173, 0.262, 0.349, 0.467, 0.583, 0.691, 0.838, 1)
D1_y<-c(0, 0.182, 0.328, 0.441, 0.559, 0.677, 0.754, 0.832, 0.907, 0.967, 1)


## Results vectors

names<-c()
Binormal_1<-c()
Binormal_2<-c()
Binormal_obj<-c()
Binormal_rmsp<-c()
Midnormal_1<-c()
Midnormal_obj<-c()
Midnormal_rmsp<-c()
Bifractal_1<-c()
Bifractal_2<-c()
Bifractal_obj<-c()
Bifractal_rmsp<-c()
Midfractal_1<-c()
Midfractal_obj<-c()
Midfractal_rmsp<-c()
Bilogistic_1<-c()
Bilogistic_2<-c()
Bilogistic_obj<-c()
Bilogistic_rmsp<-c()
Bibeta_1<-c()
Bibeta_2<-c()
Bibeta_3<-c()
Bibeta_4<-c()
Bibeta_obj<-c()
Bibeta_rmsp<-c()
SBibeta_1<-c()
SBibeta_2<-c()
SBibeta_obj<-c()
SBibeta_rmsp<-c()
Bigamma_1<-c()
Bigamma_2<-c()
Bigamma_3<-c()
Bigamma_4<-c()
Bigamma_obj<-c()
Bigamma_rmsp<-c()
Power_1<-c()
Power_obj<-c()
Power_rmsp<-c()



### Curve fitting macro

library(gtools)

ROC_fitting <- defmacro(input_x, input_y, input_name, expr={
  
  #Example for testing:
  #name<-'RezacRezac'
  #input_x<-Rezac_x
  #input_x<-BergC_x
  #input_y<-Rezac_y
  #input_y<-BergC_y
  
  piecewise=approxfun(input_x, input_y)
  
  fobj_Binormal<-function(pars){
    fi<-function(x){(FuncBinormal(x, pars[1], pars[2])-piecewise(x))^2}
    integrate(fi,0,1)[[1]]}
  optres_Binormal<-optim(par=c(1,.5), fn=fobj_Binormal)
  
  fobj_Midnormal<-function(pars){
    fi<-function(x){(FuncMidnormal(x, pars[1])-piecewise(x))^2}
    integrate(fi,0,1)[[1]]}
  optres_Midnormal<-optim(par=c(.5), fn=fobj_Midnormal, lower=c(0), upper=c(1), method="Brent")
  
  fobj_Bifractal<-function(pars){
    fi<-function(x){(FuncBifractal(x, pars[1], pars[2])-piecewise(x))^2}
    integrate(fi,0,1)[[1]]}
  optres_Bifractal<-optim(par=c(.5,.5), fn=fobj_Bifractal)
  
  fobj_Midfractal<-function(pars){
    fi<-function(x){(FuncMidfractal(x, pars[1])-piecewise(x))^2}
    integrate(fi,0,1)[[1]]}
  optres_Midfractal<-optim(par=c(.5), fn=fobj_Midfractal, lower=c(0), upper=c(1), method="Brent")
  
  fobj_Bilogistic<-function(pars){
    fi<-function(x){(FuncBilogistic(x, pars[1], pars[2])-piecewise(x))^2}
    integrate(fi,0,1)[[1]]}
  optres_Bilogistic<-optim(par=c(1,1), fn=fobj_Bilogistic)
  
  fobj_SBibeta<-function(pars){
    fi<-function(x){(FuncSBibeta(x, pars[1], pars[2])-piecewise(x))^2}
    integrate(fi,0,1)[[1]]}
  optres_SBibeta<-optim(par=c(1,1), fn=fobj_SBibeta)
  
  fobj_Bibeta<-function(pars){
    fi<-function(x){(FuncBibeta(x, pars[1], pars[2], pars[3], pars[4])-piecewise(x))^2}
    integrate(fi,0,1)[[1]]}
  optres_Bibeta<-optim(par=c(optres_SBibeta$par[1],1,1,optres_SBibeta$par[2]), fn=fobj_Bibeta)
  
  fobj_Bigamma<-function(pars){
    fi<-function(x){(FuncBigamma(x, pars[1], pars[2], pars[3], pars[4])-piecewise(x))^2}
    integrate(fi,0,1)[[1]]}
  optres_Bigamma<-optim(par=c(1,1,1,1), fn=fobj_Bigamma, lower=c(0,0,0,0), method="L-BFGS-B")
  
  fobj_Power<-function(pars){
    fi<-function(x){(FuncPower(x, pars[1])-piecewise(x))^2}
    integrate(fi,0,1)[[1]]}
  optres_Power<-optim(par=c(.5), fn=fobj_Power, lower=c(0), upper=c(1), method="Brent")
  
  names<-c(names, input_name)
  Binormal_1<-c(Binormal_1, optres_Binormal$par[1])
  Binormal_2<-c(Binormal_2, optres_Binormal$par[2])
  Binormal_obj<-c(Binormal_obj, optres_Binormal$value)
  Binormal_rmsp<-c(Binormal_rmsp, sqrt(optres_Binormal$value)*100)
  Midnormal_1<-c(Midnormal_1, optres_Midnormal$par[1])
  Midnormal_obj<-c(Midnormal_obj, optres_Midnormal$value)
  Midnormal_rmsp<-c(Midnormal_rmsp, sqrt(optres_Midnormal$value)*100)
  Bifractal_1<-c(Bifractal_1, optres_Bifractal$par[1])
  Bifractal_2<-c(Bifractal_2, optres_Bifractal$par[2])
  Bifractal_obj<-c(Bifractal_obj, optres_Bifractal$value)
  Bifractal_rmsp<-c(Bifractal_rmsp, sqrt(optres_Bifractal$value)*100)
  Midfractal_1<-c(Midfractal_1, optres_Midfractal$par[1])
  Midfractal_obj<-c(Midfractal_obj, optres_Midfractal$value)
  Midfractal_rmsp<-c(Midfractal_rmsp, sqrt(optres_Midfractal$value)*100)
  Bilogistic_1<-c(Bilogistic_1, optres_Bilogistic$par[1])
  Bilogistic_2<-c(Bilogistic_2, optres_Bilogistic$par[2])
  Bilogistic_obj<-c(Bilogistic_obj, optres_Bilogistic$value)
  Bilogistic_rmsp<-c(Bilogistic_rmsp, sqrt(optres_Bilogistic$value)*100)
  Bibeta_1<-c(Bibeta_1, optres_Bibeta$par[1])
  Bibeta_2<-c(Bibeta_2, optres_Bibeta$par[2])
  Bibeta_3<-c(Bibeta_3, optres_Bibeta$par[3])
  Bibeta_4<-c(Bibeta_4, optres_Bibeta$par[4])
  Bibeta_obj<-c(Bibeta_obj, optres_Bibeta$value)
  Bibeta_rmsp<-c(Bibeta_rmsp, sqrt(optres_Bibeta$value)*100)
  SBibeta_1<-c(SBibeta_1, optres_SBibeta$par[1])
  SBibeta_2<-c(SBibeta_2, optres_SBibeta$par[2])
  SBibeta_obj<-c(SBibeta_obj, optres_SBibeta$value)
  SBibeta_rmsp<-c(SBibeta_rmsp, sqrt(optres_SBibeta$value)*100)
  Bigamma_1<-c(Bigamma_1, optres_Bigamma$par[1])
  Bigamma_2<-c(Bigamma_2, optres_Bigamma$par[2])
  Bigamma_3<-c(Bigamma_3, optres_Bigamma$par[3])
  Bigamma_4<-c(Bigamma_4, optres_Bigamma$par[4])
  Bigamma_obj<-c(Bigamma_obj, optres_Bigamma$value)
  Bigamma_rmsp<-c(Bigamma_rmsp, sqrt(optres_Bigamma$value)*100)
  Power_1<-c(Power_1, optres_Power$par[1])
  Power_obj<-c(Power_obj, optres_Power$value)
  Power_rmsp<-c(Power_rmsp, sqrt(optres_Power$value)*100)
})

ROC_fitting(BergC_x, BergC_y, "Berg2020C")
ROC_fitting(BergF_x, BergF_y, "Berg2020F")
ROC_fitting(Conolly_I_x, Conolly_I_y, "Conolly2015I")
ROC_fitting(Conolly_II_x, Conolly_II_y, "Conolly2015I")
ROC_fitting(Jennings_x, Jennings_y, "Jennings2017")
ROC_fitting(HahmA_x, HahmA_y, "Hahm2011A")
ROC_fitting(HahmB_x, HahmB_y, "Hahm2011B")
ROC_fitting(Iyer_x, Iyer_y, "Iyer2016")
ROC_fitting(Rezac_x, Rezac_y, "Rezac2011")
ROC_fitting(RezacB_x, RezacB_y, "Rezac2011B")
ROC_fitting(Tobback_x, Tobback_y, "Tobback2019")
ROC_fitting(Wojcicki_x, Wojcicki_y, "Wojcicki2010")
ROC_fitting(A1_x, A1_y, "A1")
ROC_fitting(A2_x, A2_y, "A2")
ROC_fitting(B1_x, B1_y, "B1")
ROC_fitting(B2_x, B2_y, "B2")
ROC_fitting(B3_x, B3_y, "B3")
ROC_fitting(C1_x, C1_y, "C1")
ROC_fitting(D1_x, D1_y, "D1")


results<-data.frame(names, 
                    Binormal_rmsp,
                    Midnormal_rmsp,
                    Bifractal_rmsp,
                    Midfractal_rmsp,
                    Bilogistic_rmsp,
                    Bibeta_rmsp,
                    SBibeta_rmsp,
                    Bigamma_rmsp,
                    Power_rmsp)
#View(results)

resultsfull<-data.frame(names, 
                        Binormal_1,
                        Binormal_2,
                        Binormal_obj,
                        Binormal_rmsp,
                        Midnormal_1,
                        Midnormal_obj,
                        Midnormal_rmsp,
                        Bifractal_1,
                        Bifractal_2,
                        Bifractal_obj,
                        Bifractal_rmsp,
                        Midfractal_1,
                        Midfractal_obj,
                        Midfractal_rmsp,
                        Bilogistic_1,
                        Bilogistic_2,
                        Bilogistic_obj,
                        Bilogistic_rmsp,
                        Bibeta_1,
                        Bibeta_2,
                        Bibeta_3,
                        Bibeta_4,
                        Bibeta_obj,
                        Bibeta_rmsp,
                        SBibeta_1,
                        SBibeta_2,
                        SBibeta_obj,
                        SBibeta_rmsp,
                        Bigamma_1,
                        Bigamma_2,
                        Bigamma_3,
                        Bigamma_4,
                        Bigamma_obj,
                        Bigamma_rmsp,
                        Power_1,
                        Power_obj,
                        Power_rmsp)

View(resultsfull)

results2<-colMeans(results[,2:10])
View(data.frame(results2))

minima<-apply(results[,2:10], 1, FUN = min)==results[,2:10]
colSums(minima)

maxima<-apply(results[,2:10], 1, FUN = max)==results[,2:10]
colSums(maxima)

sum(results$Bifractal_rmsp<results$Binormal_rmsp)

results_rounded<-results
for (i in 2:dim(results)[2]){
  results_rounded[,i]=round(results[,i],2)
}
View(results_rounded)

# Figure 1
# bifractal plot

if(save_figures_flag) {win.metafile("fig_1_bifractal_curves.wmf", width = 5, height = 5)}
save_par<-par(mar=c(2,2,1,1))


curve(FuncBifractal(x,.5,.5),lwd=2, main='', xlab='', ylab='')
curve(FuncBifractal(x,.7,.5),add=TRUE, lty=2, lwd=2)
curve(FuncBifractal(x,1,.5),add=TRUE, lty=3, lwd=2)
curve(FuncBifractal(x,0,.5),add=TRUE, lty=4, lwd=2)

legend( x="bottomright", 
        legend=c(expression(paste("Bifractal curve with ", beta, " = .5 and ", gamma, " = .5"))
                 , expression(paste("Bifractal curve with ", beta, " = .7 and ", gamma, " = .5"))
                 , expression(paste("Bifractal curve with ", beta, " = 1 and ", gamma, " = .5"))
                 , expression(paste("Bifractal curve with ", beta, " = 0 and ", gamma, " = .5"))
                 
        ),
        lty=c(1,2,3,4),
        lwd=c(1,2,2,2),
        pch=c(NA,NA,NA,NA) )

par(save_par)
if(save_figures_flag) {dev.off()}


#Figure 2 
# binormal plot
if(save_figures_flag) {win.metafile("fig_2_binormal_curves.wmf", width = 5, height = 5)}
save_par<-par(mar=c(2,2,1,1))
curve(FuncBinormal(x,1,.5),lwd=2, main='', xlab='', ylab='')
curve(FuncBinormal(x,1.5,.5),add=TRUE, lty=2, lwd=2)
curve(FuncBinormal(x,2,.5),add=TRUE, lty=3, lwd=2)
curve(FuncBinormal(x,.7,.5),add=TRUE, lty=4, lwd=2)

legend( x="bottomright", 
        legend=c(expression(paste("Binormal curve with b = 1 and ", gamma, " = .5"))
                 , expression(paste("Binormal curve with b = 1.5 and ", gamma, " = .5"))
                 , expression(paste("Binormal curve with b = 2.0 and ", gamma, " = .5"))
                 , expression(paste("Binormal curve with b = .7 and ", gamma, " = .5"))
                 
        ),
        lty=c(1,2,3,4),
        lwd=c(1,2,2,2),
        pch=c(NA,NA,NA,NA) )
par(save_par)
if(save_figures_flag) {dev.off()}



#Figure 3
if(save_figures_flag) {win.metafile("fig_3_rrfit.wmf", width = 5, height = 5)}
save_par<-par(mar=c(2,2,1,1))

plot(D1_x,D1_y, main='', xlab='', ylab='', lwd=3)

curve(FuncBinormal(x,resultsfull$Binormal_1[which(resultsfull$names=='D1')],
                   resultsfull$Binormal_2[which(resultsfull$names=='D1')]),add=TRUE, lwd=1)

curve(FuncBifractal(x,resultsfull$Bifractal_1[which(resultsfull$names=='D1')]
                    , resultsfull$Bifractal_2[which(resultsfull$names=='D1')]),add=TRUE, lty=2, lwd=2)

curve(FuncBilogistic(x,resultsfull$Bilogistic_1[which(resultsfull$names=='D1')]
                     , resultsfull$Bilogistic_2[which(resultsfull$names=='D1')]),add=TRUE, lty=3, lwd=2)

curve(FuncPower(x,resultsfull$Power_1[which(resultsfull$names=='D1')]),add=TRUE, lty=4, lwd=2)

legend( x="bottomright", 
        legend=c("Actual ROC curve points"
                 , "Fitted binormal ROC curve"
                 , "Fitted bifractal ROC curve"
                 , "Fitted bilogistic ROC curve"
                 , "Fitted power ROC curve"
        ),
        lty=c(0,1,2,3,4),
        lwd=c(3,1,2,2,2),
        pch=c(1,NA,NA,NA,NA) )
par(save_par)
if(save_figures_flag) {dev.off()}

paste0('', format(resultsfull$Binormal_obj[which(resultsfull$names=='D1')], digits=3, scientific = TRUE))

paste0('Binormal: b=', round(resultsfull$Binormal_1[which(resultsfull$names=='D1')], 4), ' gamma=', round(resultsfull$Binormal_2[which(resultsfull$names=='D1')],4), ' fobj=', format(resultsfull$Binormal_obj[which(resultsfull$names=='D1')], digits=3))
paste0('Bifractal: beta=', round(resultsfull$Bifractal_1[which(resultsfull$names=='D1')],4), ' gamma=', round(resultsfull$Bifractal_2[which(resultsfull$names=='D1')],4), ' fobj=', format(resultsfull$Bifractal_obj[which(resultsfull$names=='D1')], digits=3))
paste0('Bilogistic: alpha0=', round(resultsfull$Bilogistic_1[which(resultsfull$names=='D1')],4), ' alpha1=', round(resultsfull$Bilogistic_2[which(resultsfull$names=='D1')],4), ' fobj=', format(resultsfull$Bilogistic_obj[which(resultsfull$names=='D1')], digits=3, scientific=TRUE))
paste0('Power: gamma=', round(resultsfull$Power_1[which(resultsfull$names=='D1')],4), ' fobj=', format(resultsfull$Power_obj[which(resultsfull$names=='D1')], digits=3, scientific=TRUE))
paste0('Power: theta=', round((1-resultsfull$Power_1[which(resultsfull$names=='D1')])/(1+resultsfull$Power_1[which(resultsfull$names=='D1')]),4), ' fobj=', resultsfull$Power_obj[which(resultsfull$names=='D1')])


# Gini based on D1 data
ginic<-function(bc, gc){
  #function for gini when we have cumulative goods and bads vectors
  sum((gc[2:(length(gc))]-gc[1:(length(gc)-1)])*
        (bc[2:(length(bc))]+bc[1:(length(bc)-1)]))-1
} 

ginic(D1_y, D1_x)



# Figure 4
res_all<-results2
model<-c('binormal', 'midnormal', 'bifractal', 'midfractal', 'bilogistic', 'bibeta', 'simple bibeta', 
         'bigamma', 'power')
n_parameters<-factor(c(2, 1, 2, 1, 2, 4, 2, 4, 1), 
                     labels = c('1 parameter', '2 parameters', '4 parameters'))
explicit_gini<-factor(1-c(1,1,1,1,0,0,0,0,1), 
                      labels = c('explicit Gini', 'no explicit Gini'))
res_summary<-data.frame(model, res_all, n_parameters, explicit_gini)
res_summary$model<-factor(res_summary$model, levels=res_summary$model[order(res_summary$res_all)])


if(save_figures_flag) {win.metafile("fig_4_compar.wmf", width = 6.5, height = 5)}
save_par<-par(mar=c(2,2,1,1))

ggplot(data=res_summary, aes(x=model, y=res_all, lty=explicit_gini, fill=n_parameters)) +
  geom_bar(colour="black", size=1, position="dodge", stat="identity") +
  geom_text(aes(label = sprintf("%.2f", res_all), y= res_all, col=NULL),  hjust = 1.5) +
  coord_flip()+
  theme_bw()+
  scale_fill_brewer(name = "number of parameters", palette=6)+
  scale_linetype_discrete(name = "parameter intepretation")+
  scale_y_discrete(name="average fit")+
  xlab('')

par(save_par)
if(save_figures_flag) {dev.off()}

# Properness check
mean(resultsfull$Binormal_1)
sd(resultsfull$Binormal_1)
max(resultsfull$Binormal_1)
min(resultsfull$Binormal_1)

#Properness check: 

f1 <- function(x){FuncBinormal(x,max(resultsfull$Binormal_1),.74)}
f1<- Vectorize(f1)
points<-10^-(1:60)
max(points[points>f1(points)])

curve(f1, 0, max(points[points>f1(points)])*50)
abline(a=0, b=1)

binoplot<-function(x, y, name){
  if(save_figures_flag) {win.metafile(name, width = 5, height = 5)}
  save_par<-par(mar=c(4.2,4,1,1))
  lmqq<-function(x,y){lm(qnorm(y[!(x==0|x==1|y==0|y==1)])
                         ~qnorm(x)[!(x==0|x==1|y==0|y==1)])}
  myticks<-c(0.001, 0.01, c(1,3,5,7,9)/10, .99, .999)
  plot(qnorm(x), qnorm(y), axes=FALSE, xlab="Cumulative good proportion", ylab="Cumulative bad proportion",   
       xlim=c(qnorm(0.001),qnorm(0.999)), ylim=c(qnorm(0.001),qnorm(0.999)))
  axis(side=1, at=qnorm(myticks), labels=myticks)
  axis(side=2, at=qnorm(myticks), labels=myticks)
  axis(side=3)
  axis(side=4)
  box()
  abline(0,1, lty=2)
  abline(lmqq(x,y))
  par(save_par)
  if(save_figures_flag) {dev.off()}
}


binoplot(A1_x, A1_y, "fig_5a_a1binormal.wmf")
binoplot(RezacB_x, RezacB_y, "fig_5b_RRbinormal.wmf")
binoplot(Tobback_x, Tobback_y, "fig_5c_Tobbackbinormal.wmf")
binoplot(C1_x, C1_y, "fig_5d_C1binormal.wmf")
